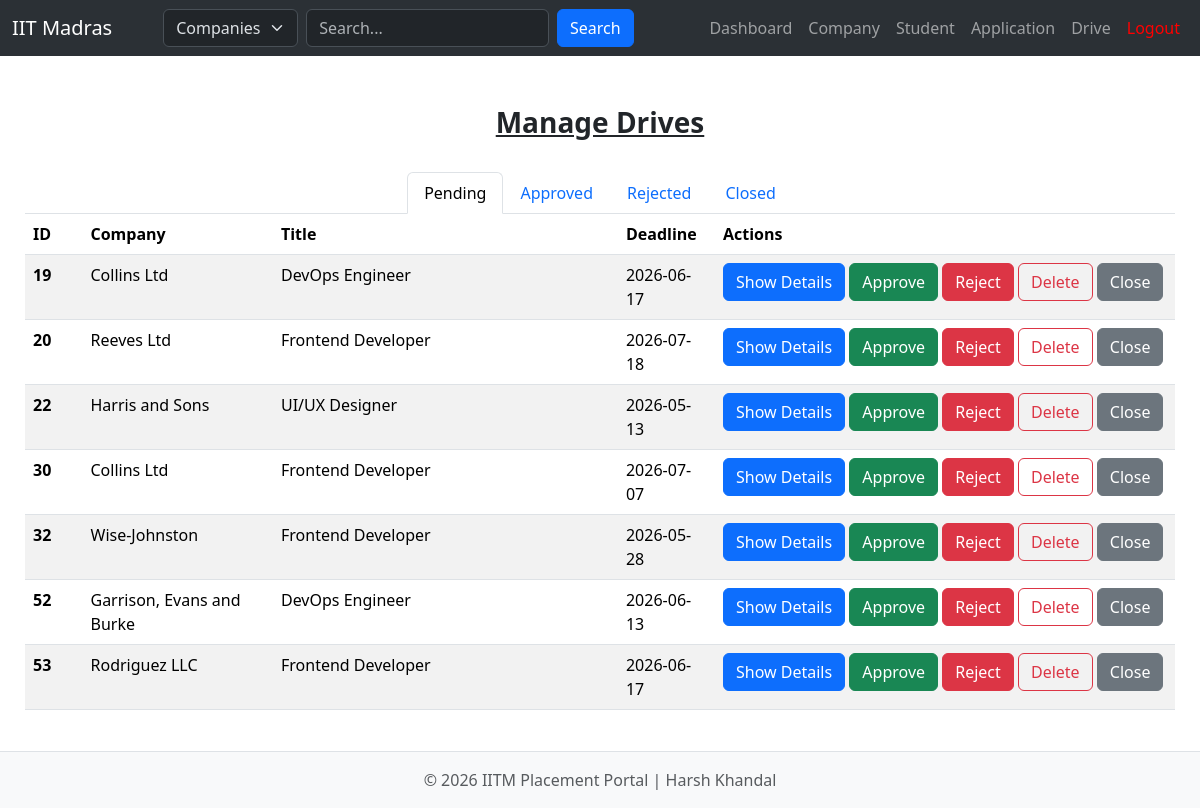
The app's page /admin/drive (signed in) with its own data.
### main/models/drive.py (models this page shows)
class Drive(db.Model):
    __tablename__='drive'
    id = db.Column(db.Integer, primary_key=True)
    company_id = db.Column(db.Integer, db.ForeignKey('company.id'), nullable=False)
    title = db.Column(db.String(30), nullable=False)
    description = db.Column(db.Text)
    requirements = db.Column(db.Text)
    package = db.Column(db.Float)
    deadline = db.Column(db.Date)
    status = db.Column(db.String(20), default='pending', nullable=False) # Values : pending, approved, rejected and closed
    company_details = db.relationship("Company", backref=db.backref("jobs"))

### main/models/company.py (models this page shows)
class Company(db.Model):
    __tablename__='company'
    id = db.Column(db.Integer, primary_key=True)
    user_id = db.Column(db.Integer, db.ForeignKey('users.id'), nullable=False)
    name = db.Column(db.String(25))
    logo = db.Column(db.String(255), default='default_logo.png')
    industry = db.Column(db.String(50))
    short_desc = db.Column(db.String(255))
    description = db.Column(db.Text)
    location = db.Column(db.String(100))
    hr_contact = db.Column(db.String(30))
    email = db.Column(db.String(100))
    employees_count = db.Column(db.String(20))
    website = db.Column(db.String(75))
    status = db.Column(db.String(20), default='pending') # Previously it was is_approved(Boolean), now converted to status, Possible Values: pending, approved, rejected, blacklisted
    user = db.relationship("Users", backref=db.backref("company_data", uselist=False))

### main/routes/admin.py (the view)
@admin.route("/drive")
@login_required
@admin_required
def drive():
    drive_pending=Drive.query.filter_by(status='pending').all()
    drive_approved=Drive.query.filter_by(status='approved').all()
    drive_rejected=Drive.query.filter_by(status='rejected').all()
    drive_closed=Drive.query.filter_by(status='closed').all()
    print(drive_pending)
    return render_template('admin/drive.html', drive_pending=drive_pending, drive_approved=drive_approved, drive_rejected=drive_rejected, drive_closed=drive_closed)

### main/__init__.py (called while the page is built)
def create_app():
    app=Flask(__name__)
    app.config['SQLALCHEMY_DATABASE_URI'] = 'sqlite:///placement.db'
    db.init_app(app)
    app.config['SECRET_KEY'] = 'Harsh_K_12345'
    login_manager = LoginManager()
    login_manager.login_view = 'auth.login'
    login_manager.init_app(app)
    app.register_blueprint(auth, url_prefix='/')
    app.register_blueprint(student, url_prefix='/')
    app.register_blueprint(admin, url_prefix='/admin')
    app.register_blueprint(company, url_prefix='/company')
    @login_manager.user_loader
    def load_user(user_id):
        return Users.query.get(int(user_id))
    return app

### main/templates/admin/drive.html (shortened to what this page needs)
{% extends "base.html" %}
{% block content %}
<br>
<div class="d-flex align-items-center mb-4" style="justify-content: center;">
    <h3 class="fw-bold"><u>Manage Drives</u></h3>
</div>
<nav>
  <div class="nav nav-tabs" id="nav-tab" role="tablist" style="justify-content: center;">
    <button class="nav-link active" id="nav-pending-tab" data-bs-toggle="tab" data-bs-target="#nav-pending" type="button" role="tab" aria-controls="nav-pending" aria-selected="true">Pending</button>
    <button class="nav-link" id="nav-approved-tab" data-bs-toggle="tab" data-bs-target="#nav-approved" type="button" role="tab" aria-controls="nav-approved" aria-selected="false">Approved</button>
    <button class="nav-link" id="nav-rejected-tab" data-bs-toggle="tab" data-bs-target="#nav-rejected" type="button" role="tab" aria-controls="nav-rejected" aria-selected="false">Rejected</button>
    <button class="nav-link" id="nav-closed-tab" data-bs-toggle="tab" data-bs-target="#nav-closed" type="button" role="tab" aria-controls="nav-closed" aria-selected="false">Closed</button>
  </div>
</nav>
<div class="tab-content" id="nav-tabContent">
  <div class="tab-pane fade show active" id="nav-pending" role="tabpanel" aria-labelledby="nav-pending-tab" tabindex="0">
     <table class="table table-striped">
      <thead>
        <tr>
          <th scope="col" class="th-short">ID</th>
          <th scope="col" class="th-medium">Company</th>
          <th scope="col" class="th-long">Title</th>
          <th scope="col" class="th-medium">Deadline</th>
          <th scope="col" class="th-longer">Actions</th>
        </tr>
      </thead>
      <tbody>
        {% for i in drive_pending %}
        <tr>
          <th scope="row">{{ i.id }}</th>
          <td>{{ i.company_details.name }}</td>
          <td>{{ i.title | truncate(50, True) }}</a></td>
          <td>{{ i.deadline }}</td>
          <td>
            <form action="{{ url_for('admin.view', id=i.id, category='drive') }}" class="d-inline" method="POST">
              <button type="submit" class="btn btn-primary">Show Details</button>
            </form>
            <form action="{{ url_for('admin.approve_drive', id=i.id) }}" class="d-inline" method="POST">
              <button type="submit" class="btn btn-success">Approve</button>
            </form>
            <form action="{{ url_for('admin.reject_drive', id=i.id) }}" class="d-inline" method="POST">
            <button type="submit" class="btn btn-danger">Reject</button>
            </form>
            <form action="{{ url_for('admin.delete_drive', id=i.id) }}" class="d-inline" method="POST">
            <button type="submit" class="btn btn-outline-danger">Delete</button>
            </form>
            <form action="{{ url_for('admin.close_drive', id=i.id) }}" class="d-inline" method="POST">
            <button type="submit" class="btn btn-secondary">Close</button>
            </form>
          </td>
        </tr>
        {% endfor %}
      </tbody>
    </table>
  </div>
</div>
{% endblock %}

### main/static/css/style.css (style rules this page uses)
.th-short { width:5%; }
.th-medium { width:15; }
.th-long { width:30% }
.th-longer { width:40% }

### records on screen
Drive: id "19", company_details.name "Collins Ltd", title "DevOps Engineer", deadline "2026-06-17"
Drive: id "20", company_details.name "Reeves Ltd", title "Frontend Developer", deadline "2026-07-18"
Drive: id "22", company_details.name "Harris and Sons", title "UI/UX Designer", deadline "2026-05-13"
Drive: id "30", company_details.name "Collins Ltd", title "Frontend Developer", deadline "2026-07-07"
Drive: id "32", company_details.name "Wise-Johnston", title "Frontend Developer", deadline "2026-05-28"
Drive: id "52", company_details.name "Garrison, Evans and Burke", title "DevOps Engineer", deadline "2026-06-13"
Drive: id "53", company_details.name "Rodriguez LLC", title "Frontend Developer", deadline "2026-06-17"
